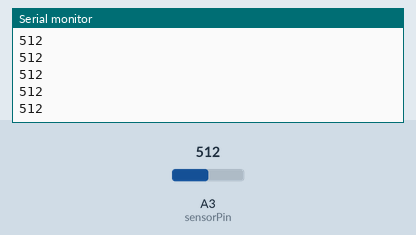
Recording of a sketch running on a simulated Arduino Uno, built with avr-gcc and run on an emulated ATmega328P. Parts: the last lines printed to the serial monitor. Inputs (shaded band) come from the test bench; at power-on: A3 (sensorPin) = 512.

Above: at 1.2 s.
1.3 s: A3 (sensorPin) set to 716
At 2.2 s:
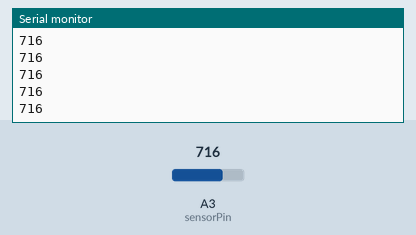
2.8 s: A3 (sensorPin) set to 900
At 3.7 s:
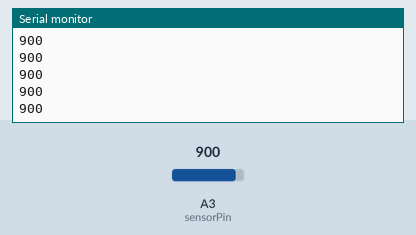
Timing chart, 0 to 5.8 s (numbered marks = the images above; inputs shaded):
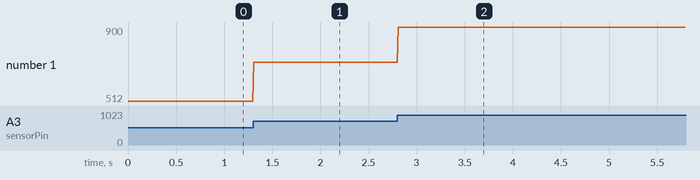

The sketch:

soundCheck.ino
```cpp
// adjust the microphone
// upload code, open serial plotter

// adjust trimmer POT -- it can take A LOT of turns
// On these boards:
// COUNTER CLOCKWISE should INCREASE the reading
// CLOCKWISE should REDUCE the reading

// you want an analog read of about 512 in a quiet room
// this should just turn off the red LED beside the pot
// the digital LED goes on when a threshold level sound is detected


int sensorPin = A3;
int sensorValue = 0;

void setup()
{
  Serial.begin(115200);
}

void loop()
{
  sensorValue = analogRead(sensorPin);
  Serial.println(sensorValue, DEC);
  delay(10);
}
```

Measured:
- after the input at 1.3 s, the serial monitor: prints a new line at once (image 1)
- after the input at 2.8 s, the serial monitor: prints a new line at once (image 2)
- plotted number 1: 512 → 716 after the input at 1.3 s, 716 → 900 after the input at 2.8 s
